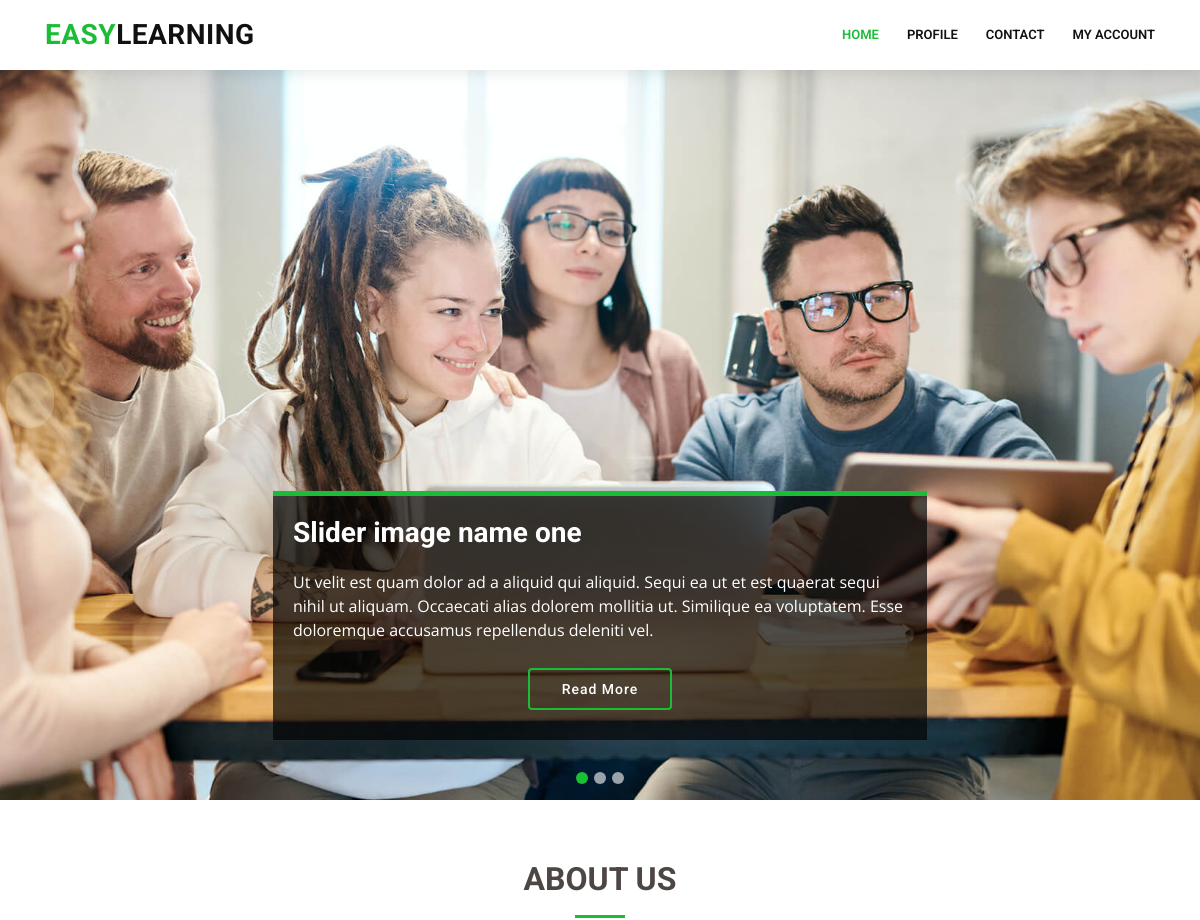
Before: / (upper part) with the older database file.
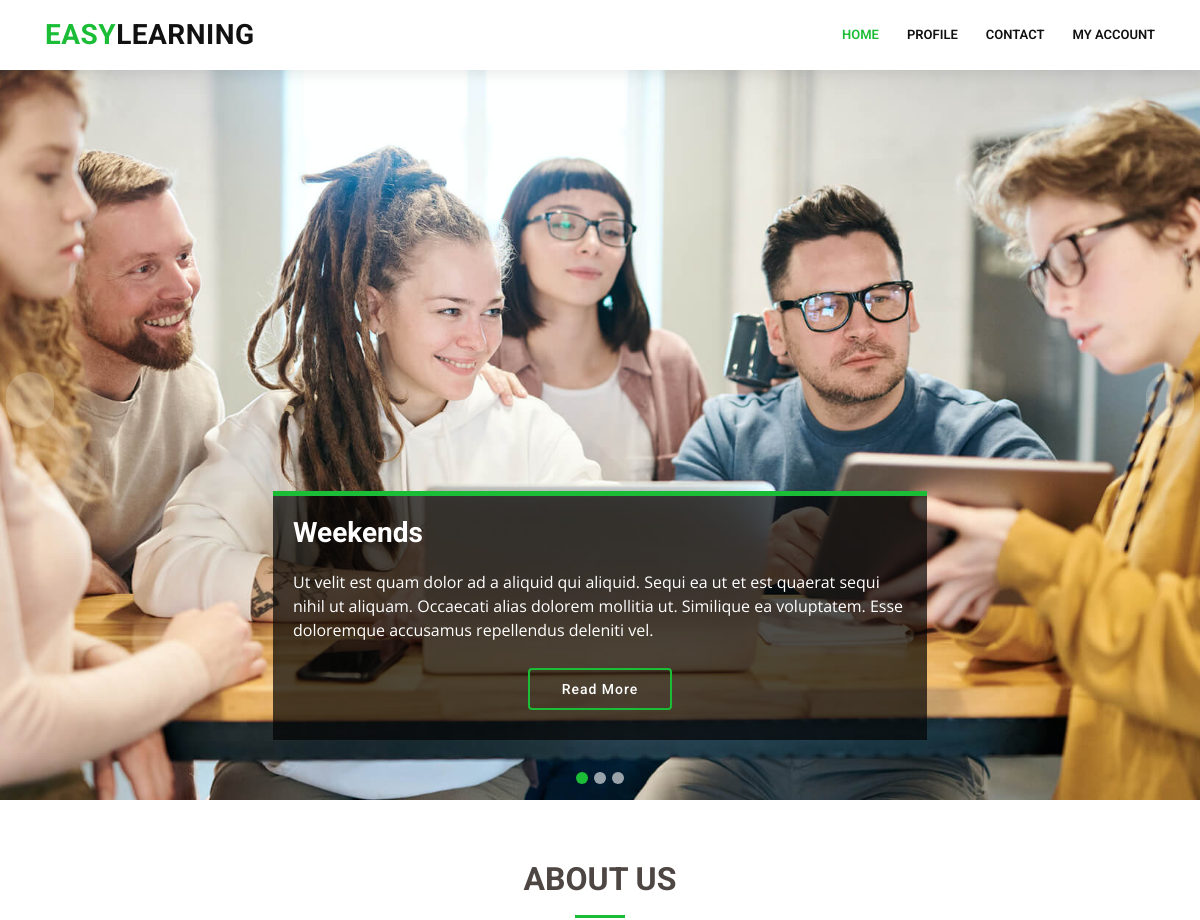
After: the same page with the newer database file.
### index/models.py (models this page shows, shortened)
class slider(models.Model):
    title = models.CharField(max_length=200,blank=False)
    description = models.TextField(max_length=800,blank=False)
    images = models.ImageField(upload_to='slider/',blank=False)

### index/views.py (the view)
# urls.py: 2. Add a URL to urlpatterns:  path('', views.home, name='home')
def home(request):
    aboutdata=about.objects.all()
    sliderdata=slider.objects.all()
    clientdata=client.objects.all()
    context = {'aboutdata' : aboutdata,'sliderdata' : sliderdata, 'clientdata' : clientdata}
    return render(request,'index.html',context)

### employee/templates/index.html (shortened to what this page needs)
{% extends 'layout.html' %}
{% load static %}
{% block content %}
{% include 'slider.html' with sliderdata=sliderdata %}
 <section id="about-us" class="about-us">
  <div class="container" data-aos="fade-up">
    <div class="section-title">
      <h2>About Us</strong></h2>
    </div>
  </div>
</section>
{% endblock %}

### employee/templates/layout.html (shortened to what this page needs)
{% load static %}
<!DOCTYPE html>
<html lang="en">
<head>
  <link href="{% static 'vendor/bootstrap/css/bootstrap.min.css' %}" rel="stylesheet">
  <link href="{% static 'vendor/icofont/icofont.min.css' %}" rel="stylesheet">
  <link href="{% static 'vendor/boxicons/css/boxicons.min.css' %}" rel="stylesheet">
  <link href="{% static 'vendor/animate.css/animate.min.css' %}" rel="stylesheet">
  <link href="{% static 'vendor/venobox/venobox.css' %}" rel="stylesheet">
  <link href="{% static 'vendor/owl.carousel/assets/owl.carousel.min.css' %}" rel="stylesheet">
  <link href="{% static 'vendor/aos/aos.css' %}" rel="stylesheet">
  <link href="{% static 'vendor/remixicon/remixicon.css' %}" rel="stylesheet">
  <link href="{% static 'css/style.css' %}" rel="stylesheet">
</head>
<body>
  <header id="header" class="fixed-top">
    <div class="container d-flex align-items-center">
      <h1 class="logo mr-auto"><a href="{% url 'home' %}"><span>Easy</span>Learning</a></h1>
      <nav class="nav-menu d-none d-lg-block">
        <ul>
          <li class="active"><a href="{% url 'home' %}">Home</a></li>
          {% if user.is_authenticated %}
          <li><a href="{% url 'profile' %}">Profile</a></li>
          {% else %}
          <li><a href="{% url 'login' %}">Profile</a></li>
          {% endif %}
          <li><a href="{% url 'contact' %}">Contact</a></li>
          {% if user.is_authenticated %}
          <li><a href="{% url 'profile' %}">{{user.username}}</a></li>
          {% else %}
          <li><a href="{% url 'login' %}">My Account</a></li>
          {% endif %}
        </ul>
      </nav>
    </div>
  </header>
  <main id="main">
   {% block content %}
   {% endblock %}
  </main>
</body>
</html>

### employee/templates/slider.html (shortened to what this page needs)
{% load static %}
<section id="hero">
  <div id="heroCarousel" class="carousel slide carousel-fade" data-ride="carousel">
    <div class="carousel-inner" role="listbox">
     {% for row in sliderdata %}
      <div class="carousel-item {% if forloop.first %} active {% endif %}" style="background-image: url({{ row.images.url }});">
        <div class="carousel-container">
          <div class="carousel-content animate__animated animate__fadeInUp">
            <h2>{{ row.title }}</h2>
            <p>{{ row.description }}</p>
            <div class="text-center"><a href="" class="btn-get-started">Read More</a></div>
          </div>
        </div>
      </div>
    {% endfor %}
    </div>
    <a class="carousel-control-prev" href="#heroCarousel" role="button" data-slide="prev">
      <span class="carousel-control-prev-icon icofont-simple-left" aria-hidden="true"></span>
    </a>
    <a class="carousel-control-next" href="#heroCarousel" role="button" data-slide="next">
      <span class="carousel-control-next-icon icofont-simple-right" aria-hidden="true"></span>
    </a>
    <ol class="carousel-indicators" id="hero-carousel-indicators"></ol>
  </div>
</section>

### employee/static/css/style.css (style rules this page uses)
body { font-family: "Open Sans", sans-serif; color: #4d4643; }
a { color: #1bbd36; }
h1, h2, h3, h4, h5, h6 { font-family: "Roboto", sans-serif; }
#header { background: #fff; transition: all 0.5s; z-index: 997; padding: 15px 0; box-shadow: 0px 2px 15px rgba(0, 0, 0, 0.1); }
#header .logo { font-size: 28px; margin: 0; padding: 0; line-height: 1; font-weight: 700; letter-spacing: 0.5px; text-transform: uppercase; }
#header .logo a { color: #111; }
#header .logo a span { color: #1bbd36; }
.nav-menu ul { margin: 0; padding: 0; list-style: none; }
.nav-menu > ul { display: flex; }
.nav-menu > ul > li { position: relative; white-space: nowrap; padding: 10px 0 10px 28px; }
.nav-menu a { display: block; position: relative; color: #111; transition: 0.3s; font-size: 13px; text-transform: uppercase; font-weight: 600; font-family: "Roboto", sans-serif; }
.nav-menu a:hover, .nav-menu .active > a, .nav-menu li:hover > a { color: #1bbd36; }
.mobile-nav { position: fixed; top: 55px; right: 15px; bottom: 15px; left: 15px; z-index: 9999; overflow-y: auto; background: #fff; transition: ease-in-out 0.2s; opacity: 0; visibility: hidden; border-radius: 10px; padding: 10px 0; }
.mobile-nav * { margin: 0; padding: 0; list-style: none; }
.mobile-nav a { display: block; position: relative; color: #111; padding: 10px 20px; font-weight: 500; outline: none; }
.mobile-nav a:hover, .mobile-nav .active > a, .mobile-nav li:hover > a { color: #1bbd36; text-decoration: none; }
#hero { width: 100%; height: 100vh; background-color: rgba(0, 0, 0, 0.8); overflow: hidden; position: relative; }
#hero .carousel, #hero .carousel-inner, #hero .carousel-item, #hero .carousel-item::before { background-size: cover; background-position: center; background-repeat: no-repeat; position: absolute; top: 0; right: 0; left: 0; bottom: 0; }
#hero .carousel-container { display: flex; align-items: flex-end; justify-content: center; position: absolute; bottom: 60px; top: 70px; left: 55px; right: 55px; }
#hero .carousel-content { background: rgba(4, 4, 4, 0.7); padding: 20px; color: #fff; -webkit-animation-duration: .5s; animation-duration: .5s; border-top: 5px solid #1bbd36; }
#hero .carousel-content h2 { color: #fff; margin-bottom: 20px; font-size: 28px; font-weight: 700; }
#hero .btn-get-started { font-family: "Roboto", sans-serif; font-weight: 500; font-size: 14px; letter-spacing: 1px; display: inline-block; padding: 12px 32px; border-radius: 4px; transition: 0.5s; line-height: 1; margin: 10px; color: #fff; -webkit-animation-delay: 0.8s; animation-delay: 0.8s; border: 2px solid #1bbd36; }
#hero .carousel-inner .carousel-item { transition-property: opacity; background-position: center top; }
#hero .carousel-inner .carousel-item, #hero .carousel-inner .active.carousel-item-left, #hero .carousel-inner .active.carousel-item-right { opacity: 0; }
#hero .carousel-inner .active, #hero .carousel-inner .carousel-item-next.carousel-item-left, #hero .carousel-inner .carousel-item-prev.carousel-item-right { opacity: 1; transition: 0.5s; }
#hero .carousel-control-prev, #hero .carousel-control-next { width: 10%; opacity: 1; }
#hero .carousel-control-next-icon, #hero .carousel-control-prev-icon { background: none; font-size: 36px; line-height: 1; width: auto; height: auto; background: rgba(255, 255, 255, 0.2); border-radius: 50px; padding: 10px; transition: 0.3s; color: rgba(255, 255, 255, 0.5); }
@media (min-width: 1024px) { #hero .carousel-content { width: 60%; } }
@media (min-width: 1024px) { #hero .carousel-control-prev, #hero .carousel-control-next { width: 5%; } }
section { padding: 60px 0; overflow: hidden; }
.section-title { text-align: center; padding-bottom: 30px; }
.section-title h2 { font-size: 32px; font-weight: bold; text-transform: uppercase; margin-bottom: 20px; padding-bottom: 20px; position: relative; }
.section-title h2::after { content: ''; position: absolute; display: block; width: 50px; height: 3px; background: #1bbd36; bottom: 0; left: calc(50% - 25px); }

Changed rows visible on the page:
changed slider: title "Slider image name one" → "Weekends"
